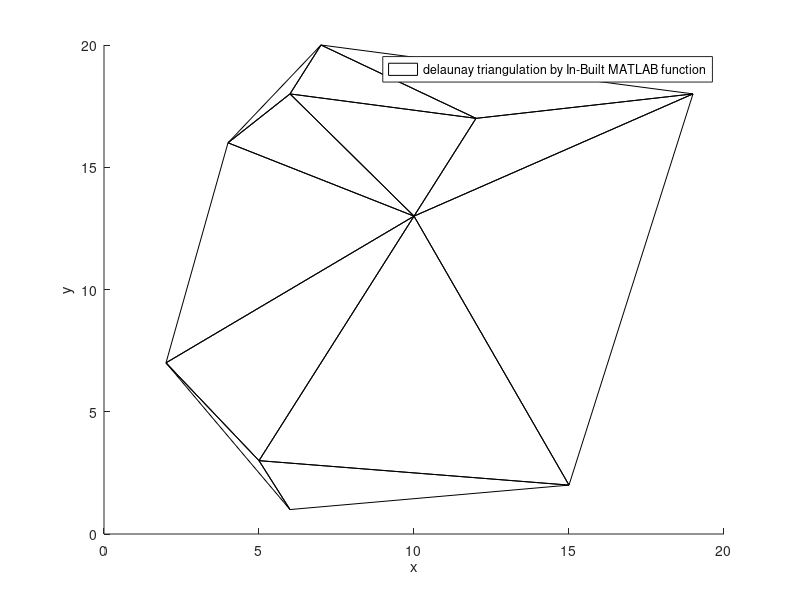

Here is the MATLAB script that generated this plot: (Note: this script raises an error after producing the figure.)
clc;
clear all;
close all;

%% inputs

pts = [1,1;
    6,6;
    12,3;
    15,3;
    12,1;
    4,8;
    7,9;
    9,3;
    11,13;
    12,5;
    2,12;
    10,11;
    4,2
    ];

pts = unique(randi([1,20],10,2),'rows');        %activate for random inputs
spacing  = 2000;          % increase this to accomoate all points inside super triangle


%% delaunay triangulation by In-Built MATLAB function
tic;
figure('Name','delaunay triangulation by In-Built MATLAB function');
tri = delaunay(pts(:,1:2));      %delaunay triangulation using MATLAB
patch('Faces',tri,'Vertices',pts,'FaceColor','none');   %plotting triangulation
legend('delaunay triangulation by In-Built MATLAB function')
xlabel('x');ylabel('y');
toc;

%% delaunay triangulation by Delaunay_MAIN
tic;
tri_new = Delaunay_MAIN(pts,spacing);
toc;
